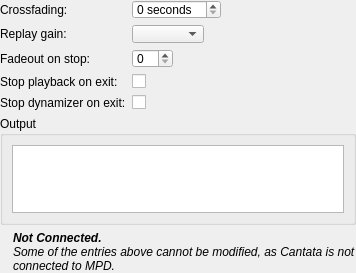
<?xml version="1.0" encoding="UTF-8"?>
<ui version="4.0">
 <class>PlaybackSettings</class>
 <widget class="QWidget" name="PlaybackSettings">
  <property name="geometry">
   <rect>
    <x>0</x>
    <y>0</y>
    <width>356</width>
    <height>256</height>
   </rect>
  </property>
  <property name="windowTitle">
   <string>Form</string>
  </property>
  <layout class="QGridLayout" name="gridLayout">
   <property name="margin">
    <number>0</number>
   </property>
   <item row="0" column="0" colspan="2">
    <layout class="QFormLayout" name="formLayout_2">
     <property name="fieldGrowthPolicy">
      <enum>QFormLayout::ExpandingFieldsGrow</enum>
     </property>
     <item row="0" column="0">
      <widget class="BuddyLabel" name="crossfadingLabel">
       <property name="text">
        <string>Crossfading:</string>
       </property>
       <property name="buddy">
        <cstring>crossfading</cstring>
       </property>
      </widget>
     </item>
     <item row="0" column="1">
      <widget class="QSpinBox" name="crossfading">
       <property name="suffix">
        <string> seconds</string>
       </property>
       <property name="maximum">
        <number>20</number>
       </property>
      </widget>
     </item>
     <item row="1" column="0">
      <widget class="BuddyLabel" name="replayGainLabel">
       <property name="text">
        <string>Replay gain:</string>
       </property>
       <property name="buddy">
        <cstring>replayGain</cstring>
       </property>
      </widget>
     </item>
     <item row="1" column="1">
      <widget class="QComboBox" name="replayGain"/>
     </item>
     <item row="2" column="0">
      <widget class="BuddyLabel" name="label_6b">
       <property name="text">
        <string>Fadeout on stop:</string>
       </property>
       <property name="buddy">
        <cstring>stopFadeDuration</cstring>
       </property>
      </widget>
     </item>
     <item row="2" column="1">
      <widget class="QSpinBox" name="stopFadeDuration"/>
     </item>
     <item row="3" column="0">
      <widget class="BuddyLabel" name="label_6c">
       <property name="text">
        <string>Stop playback on exit:</string>
       </property>
       <property name="buddy">
        <cstring>stopOnExit</cstring>
       </property>
      </widget>
     </item>
     <item row="3" column="1">
      <widget class="QCheckBox" name="stopOnExit"/>
     </item>
     <item row="4" column="0">
      <widget class="BuddyLabel" name="label">
       <property name="text">
        <string>Stop dynamizer on exit:</string>
       </property>
       <property name="buddy">
        <cstring>stopDynamizerOnExit</cstring>
       </property>
      </widget>
     </item>
     <item row="4" column="1">
      <widget class="QCheckBox" name="stopDynamizerOnExit">
       <property name="text">
        <string/>
       </property>
      </widget>
     </item>
    </layout>
   </item>
   <item row="1" column="0" colspan="2">
    <widget class="QGroupBox" name="outputFrame">
     <property name="title">
      <string>Output</string>
     </property>
     <layout class="QVBoxLayout" name="verticalLayout">
      <item>
       <widget class="QListWidget" name="view"/>
      </item>
     </layout>
    </widget>
   </item>
   <item row="2" column="0">
    <widget class="BuddyLabel" name="errorIcon">
     <property name="sizePolicy">
      <sizepolicy hsizetype="Fixed" vsizetype="Fixed">
       <horstretch>0</horstretch>
       <verstretch>0</verstretch>
      </sizepolicy>
     </property>
     <property name="text">
      <string/>
     </property>
    </widget>
   </item>
   <item row="2" column="1">
    <widget class="QLabel" name="errorLabel">
     <property name="text">
      <string>&lt;i&gt;&lt;b&gt;Not Connected.&lt;/b&gt;&lt;br/&gt;Some of the entries above cannot be modified, as Cantata is not connected to MPD.&lt;/i&gt;</string>
     </property>
     <property name="wordWrap">
      <bool>true</bool>
     </property>
    </widget>
   </item>
  </layout>
 </widget>
 <customwidgets>
  <customwidget>
   <class>BuddyLabel</class>
   <extends>QLabel</extends>
   <header>buddylabel.h</header>
  </customwidget>
 </customwidgets>
 <tabstops>
  <tabstop>crossfading</tabstop>
  <tabstop>replayGain</tabstop>
  <tabstop>stopFadeDuration</tabstop>
  <tabstop>stopOnExit</tabstop>
  <tabstop>stopDynamizerOnExit</tabstop>
  <tabstop>view</tabstop>
 </tabstops>
 <resources/>
 <connections/>
</ui>
